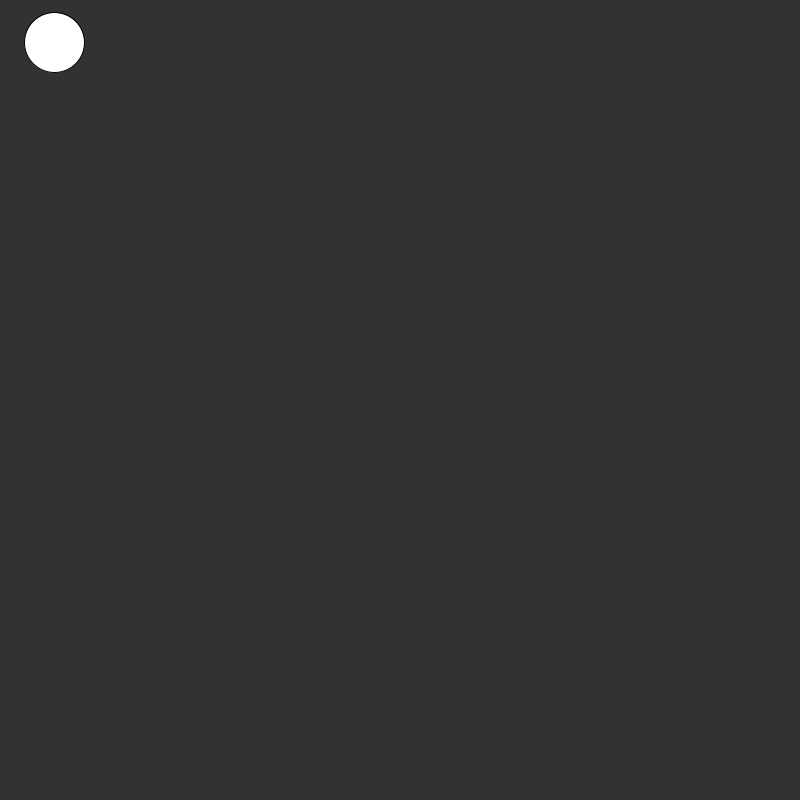
Frame 1 (no input)
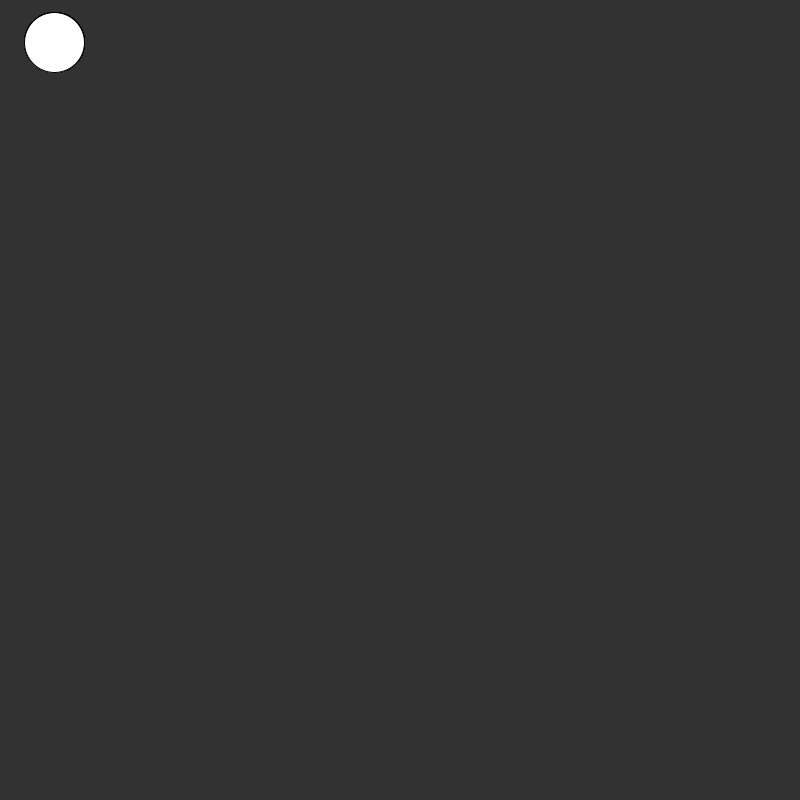
Frame 60 (the mouse pressed at the canvas centre just before this capture)
Frame 120 (the mouse held since frame 60 and released just before this capture): identical to frame 60, image omitted

The Processing sketch that drew these frames (run headless with seeded random() and noise(); from frame 60 on, the mouse is pressed at the canvas centre):

// Processing sketch: FinalProject
// ── FinalProject.pde
/*

  The purpose of this sketch is to test functionality for the 
  p5js code that is implimented on the server. The code on here 
  is not exactly one to one with what will be on the server. 

*/

int pSize = 60;
float pX = random((pSize/2)+5,width-((pSize/2)+5));
float pY = random((pSize/2)+5,height-((pSize/2)+5));

void setup(){
  
  background(50);
  size(800,800);
  
}

void draw(){
  ellipse(pX,pY,pSize,pSize);
  
}
